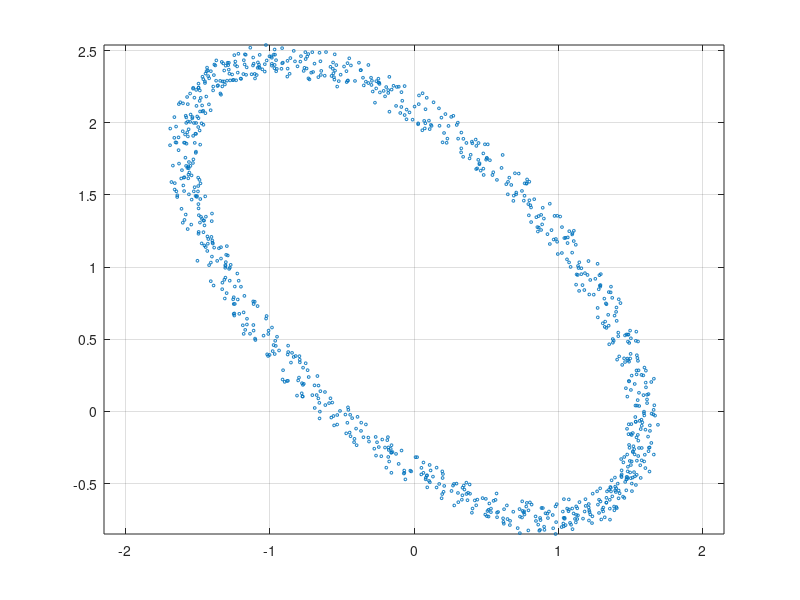

MATLAB code for this plot: (Note: this script raises an error after producing the figure.)
addpath("../0.toolkit/thirdparty/", "../0.toolkit/m-files/")
%generic conic equation
%ax^2 + bxy + cy^2 + dx + ey + f = 0

%% Data generation
%parameters
aa = 1;
bb = 2;
alpha = 0.2;
n = 1000;
phi = (1:n)./n*(2*pi);
phi = phi';
%base ellipse
x = aa*cos(phi)+alpha*rand(size(phi));
y = bb*sin(phi)+alpha*rand(size(phi));
%translation
centro = [0.5 0.5];
x = x+centro(1);
y = y+centro(2);
%rotation
theta = pi/4;
R = [cos(theta) -sin(theta); sin(theta) cos(theta)];

tmp = [x' ; y'];
tmp = R*tmp;
x = tmp(1, :)';
y = tmp(2, :)';

%% Elaboration settings
grafici = 1;
sing = 0;

%% Elaboration
    
if (sing == 1)
    %%% SVD strategy
    A = [x.^2 x.*y y.^2 x y ones(length(x), 1)];
    [~, ~, V] = svd(A);
    %The last column of V represents the "optimal" kernel base, which enables
    %us to solve the problem of least squares optimally. As a matter of fact, 
    %this column corresponds to the smaller singular value of S ([U, S, V] = 
    % = svd(A);
    %see least_squares_fitting_ellipse_circles_gander.pdf for more info.
    C = V(:,6);
else
    %%% f=1 strategy
    %y = Ax
    %In order to avoid the trivial solution (C equals all zero),
    %we set f = 1 and then solve the linear system of equation.
    %see direct_linear_least_squares_fitting_of_an_ellipse.pdf
    A = [x.^2 x.*y y.^2 x y];
    b = -ones(length(x), 1);
    %Solution calculated by following:
    %see The_Method_of_Least_Squares.pdf
    C = (A'*A)^-1*A'*b;
    C = [C ; 1]
end

%% Plot graphs
if(grafici == 1)
    figure(1)
    plot(x,y, 'o', 'MarkerSize', 2);
    axis equal;
    grid on;
    hold on;
    shg;
    cmap = colormap(lines);
    C1 = C;
    a1 = C1(1);
    b1 = C1(2);
    c1 = C1(3);
    d1 = C1(4);
    e1 = C1(5);
    f1 = C1(6); 
    eq1 = @(xx,yy) a1.*xx.^2+b1.*xx.*yy+c1.*yy.^2+d1.*xx+e1.*yy+f1;
    gca = fimplicit(eq1, [-aa aa -bb bb] + [-1 1 -1 1]);
    set(gca,'Color', cmap(3,:), 'LineWidth', 2, 'LineStyle', ':');
    
    C2 = simpleGN(@(CC) res(CC,x,y), C1);
    a2 = C2(1);
    b2 = C2(2);
    c2 = C2(3);
    d2 = C2(4);
    e2 = C2(5);
    f2 = C2(6); 
    eq2 = @(xx,yy) a2.*xx.^2+b2.*xx.*yy+c2.*yy.^2+d2.*xx+e2.*yy+f2;
    gca = fimplicit(eq2, [-aa aa -bb bb] + [-1 1 -1 1]);
    set(gca,'Color', cmap(2,:), 'LineWidth', 2, 'LineStyle', ':');

    disp('Non-refined residual');
    [R1, ~] = res(C1,x,y)
    disp('Refined residual');
    [R2, ~] = res(C2,x,y)
    hold off
end
